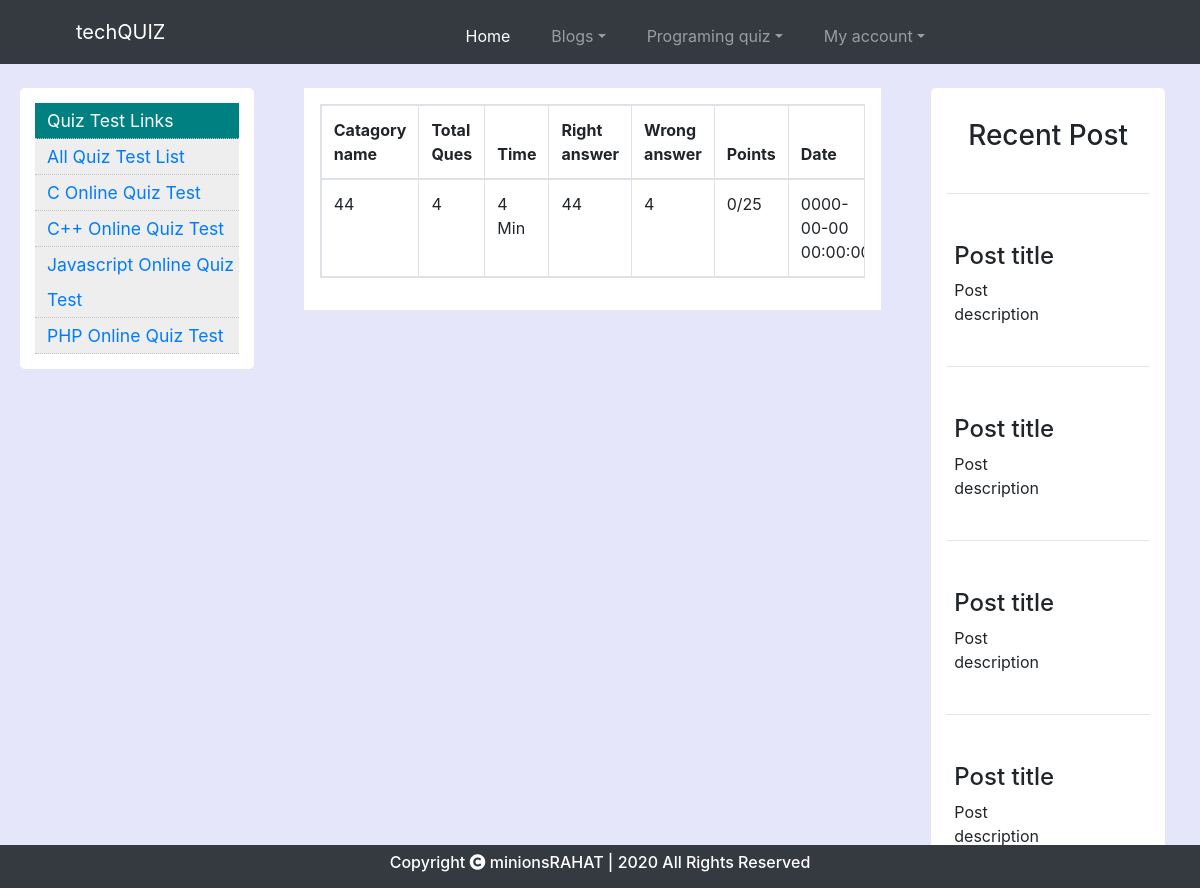
/scripts/view_result_history.php (signed in), run on the app's committed database.
### tables this page shows
CREATE TABLE `results` (
  `result_id` int(11) NOT NULL,
  `cat_name` varchar(255) NOT NULL,
  `cat_id` int(11) NOT NULL,
  `total_ques` int(11) NOT NULL,
  `right_ans` int(11) NOT NULL,
  `wrong_ans` int(11) NOT NULL,
  `u_id` int(11) NOT NULL,
  `time` float NOT NULL,
  `date` timestamp NOT NULL DEFAULT current_timestamp(),
  `points` int(11) NOT NULL
);

### scripts/view_result_history.php (the view, shortened to what this page needs)
<!doctype html>
<html lang="en">
<head>
    <link rel="stylesheet" href="style1.css">
    <link rel="stylesheet" href="https://use.fontawesome.com/releases/v5.1.1/css/all.css">
    <link rel="stylesheet" href="https://stackpath.bootstrapcdn.com/bootstrap/4.3.1/css/bootstrap.min.css">
</head>
<body>
    <?php include_once('mql_connection.php');
    ?>
    <?php include('header.php') ?>
    <section>
        <div class="row mt-4">
            <div class="col-lg-3 col-md-12 col-12 left-col">
                <div class="left-div">
                    <div class="left-col-ul mx-auto">
                        <li class="left_col_title">Quiz Test Links</li>
                        <li><a href="/Online%20Quiz%20System/scripts/all_test.php">All Quiz Test List</a></li>
                        <li><a href="/Online%20Quiz%20System/scripts/indi_quiz_test.php?cat_id=5">C Online Quiz Test</a></li>
                        <li><a href="/Online%20Quiz%20System/scripts/indi_quiz_test.php?cat_id=4">C++ Online Quiz Test</a></li>
                        <li><a href="/Online%20Quiz%20System/scripts/indi_quiz_test.php?cat_id=3">Javascript Online Quiz Test</a></li>
                        <li><a href="/Online%20Quiz%20System/scripts/indi_quiz_test.php?cat_id=2">PHP Online Quiz Test</a></li>
                    </div>
                </div>
            </div>
            <div class="col-lg-6 col-md-12 center-col col-12">
                <div class="center-div">
                    <div class="mx-auto p-3">
                        <table class="table table-bordered table-hover table-responsive">
                            <thead>
                                <tr>
                                    <th>Catagory name</th>
                                    <th>Total Ques</th>
                                    <th>Time</th>
                                    <th>Right answer</th>
                                    <th>Wrong answer</th>
                                    <th>Points</th>
                                    <th>Date</th>
                                </tr>
                            </thead>
                            <tbody>
                                <?php
                                $user_id = $_SESSION['user_id'];
                                $query = "SELECT * FROM `results` where u_id=$user_id";
                                $result = $con->query($query);
                                $nrows = mysqli_num_rows($result);
                                if ($nrows == 0) {
                                ?>
                                    <p class="lead text-center mt-5">You havent participated in any quizes yet.</p>
                                    <?php
                                } else {
                                    while ($row = mysqli_fetch_array($result)) {
                                    ?>
                             <tr>
                                 <td><?php echo $row['cat_name'] ?></td>
                                 <td><?php echo $row['total_ques'] ?></td>
                                 <td><?php echo $row['time'] ?> Min</td>
                                 <td><?php echo $row['right_ans'] ?></td>
                                 <td><?php echo $row['wrong_ans'] ?></td>
                                 <td><?php echo $row['points'] ?>/25</td>
                                 <td><?php echo $row['date'] ?></td>
                             </tr>
                                <?php
                                    }
                                }
                                ?>
                            </tbody>
                        </table>
                    </div>
                </div>
            </div>
            <div class="col-lg-3 col-md-12 col-12 right-col">
                <div class="right-div">
                    <div class="heading text-center p-3">
                        <h3>Recent Post</h3>
                    </div>
                    <hr>
                    <div class="row p-2">
                        <div class="col-12">
                        </div>
                        <div class="col-lg-8 col-md-8">
                            <h4>Post title</h4>
                            <p>Post description</p>
                        </div>
                    </div>
                    <hr>
                    <div class="row p-2">
                        <div class="col-12">
                        </div>
                        <div class="col-lg-8 col-md-8">
                            <h4>Post title</h4>
                            <p>Post description</p>
                        </div>
                    </div>
                    <hr>
                    <div class="row p-2">
                        <div class="col-12">
                        </div>
                        <div class="col-lg-8 col-md-8">
                            <h4>Post title</h4>
                            <p>Post description</p>
                        </div>
                    </div>
                    <hr>
                    <div class="row p-2">
                        <div class="col-12">
                        </div>
                        <div class="col-lg-8 col-md-8">
                            <h4>Post title</h4>
                            <p>Post description</p>
                        </div>
                    </div>
                </div>
            </div>
        </div>
    </section>
    <footer class="bg-dark text-white mt-5">
   <div class="container p-2">
       <h6 class="text-center">Copyright <i class="fa fa-copyright" aria-hidden="true"></i> <span>minionsRAHAT</span> | 2020 All Rights Reserved</h6>
   </div>
</footer>
</body>
</html>

### scripts/style1.css (style rules this page uses)
body { margin: 0; padding: 0; background: rgb(230,230,250)!important; }
section { min-height: 100vh; }
section .row { margin-right: 0; }
section .left-col .left-div { margin:0 20px; background-color: white; padding: 15px; border-radius: 5px; }
section .left-col li { background-color: #eee; padding-left: 12px; list-style-type: none; line-height: 35px; border-bottom: 1px dotted silver; font-size: 110%; }
section .right-col .right-div { background-color: white; margin:0 20px; background-color: white; padding: 15px; border-radius: 5px; }
section .center-col .center-div { background-color: white; }
.left_col_title,.left_col_main_topic { background-color:#008080!important; color: white; }

### scripts/view_result_history.php (style rules this page uses)
footer { position: fixed!important; left: 0!important; bottom: 0!important; width: 100%!important; background-color: red; color: white; text-align: center!important; margin-bottom: 0!important; }

### data on the page
results: cat_name "44", total_ques "4", time "4", right_ans "44", wrong_ans "4", points "0", date "0000-00-00…"
